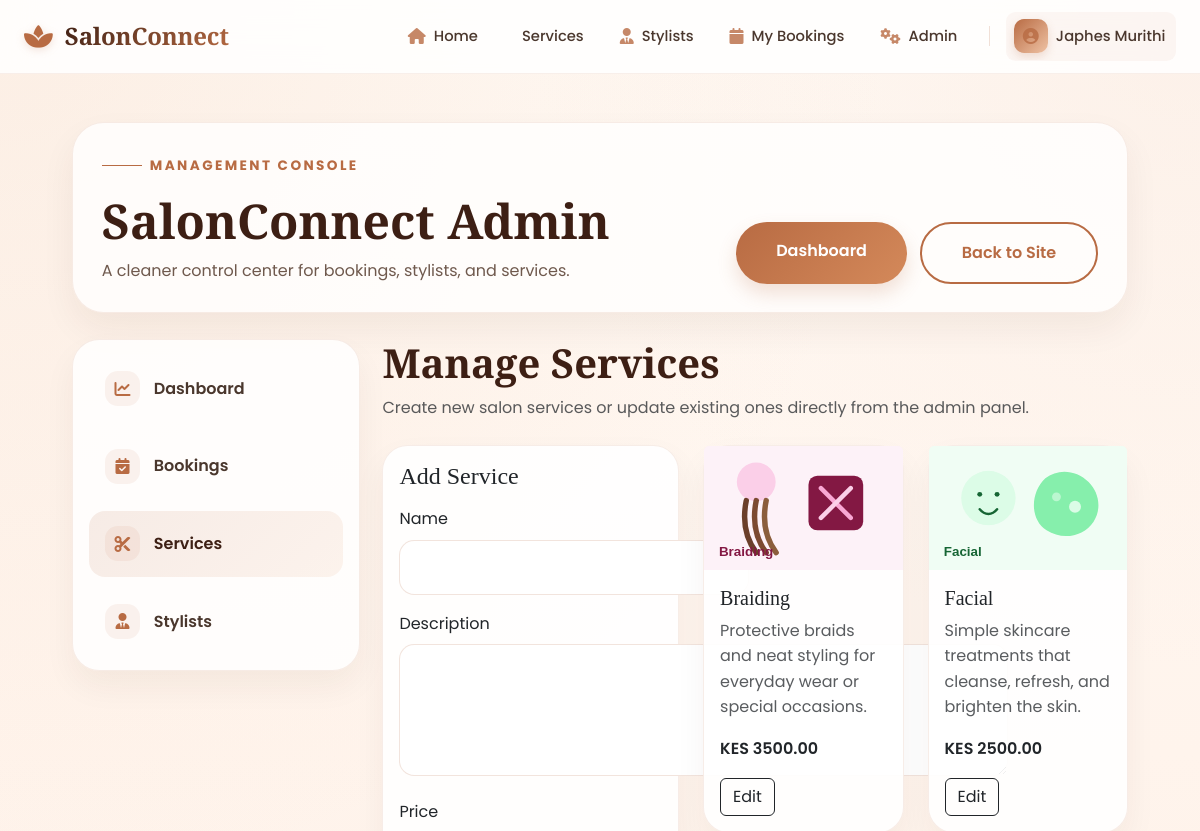
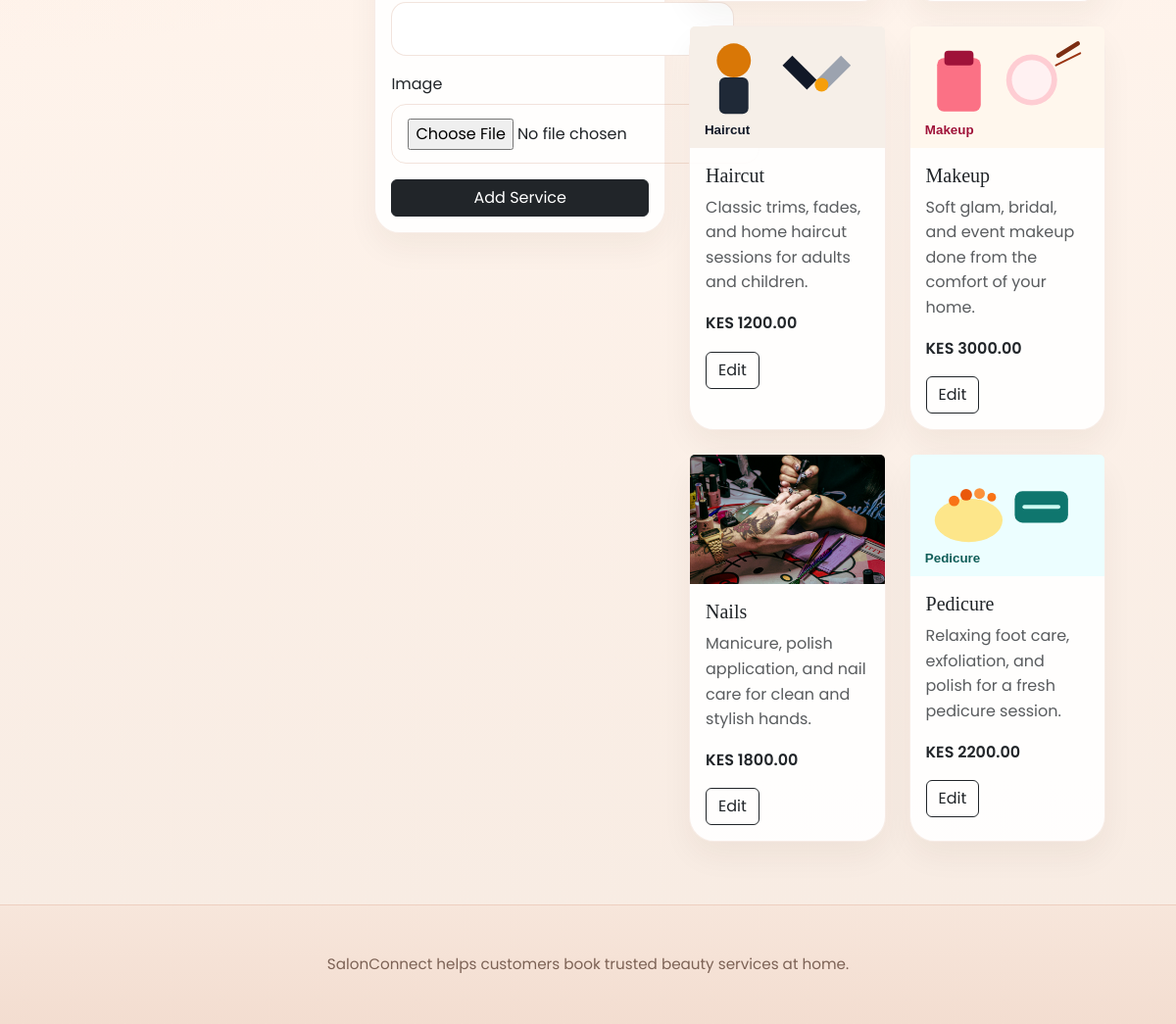
Page /admin-dashboard/services/ (signed in) on the earlier database version (2 pictures, top to bottom).
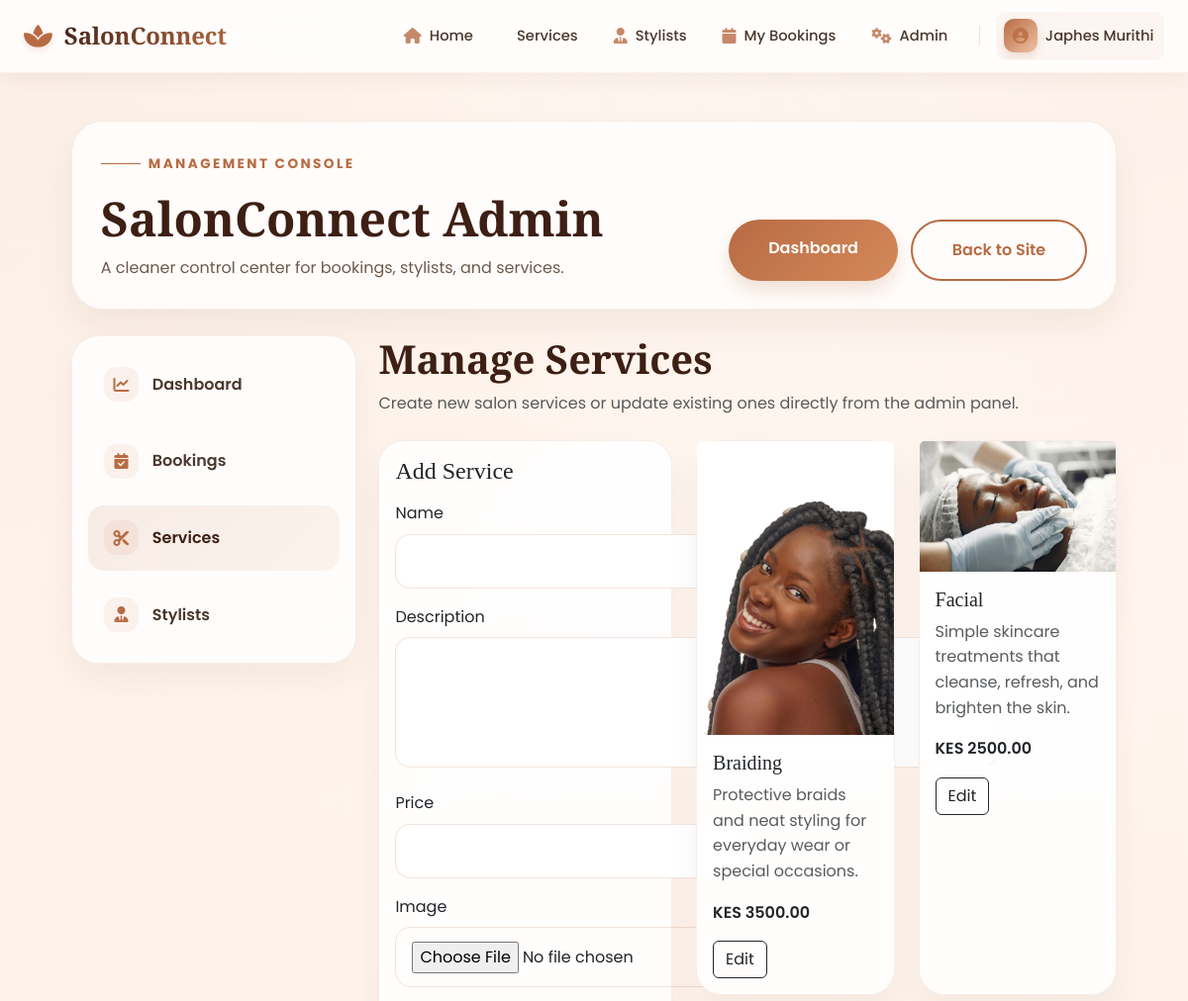
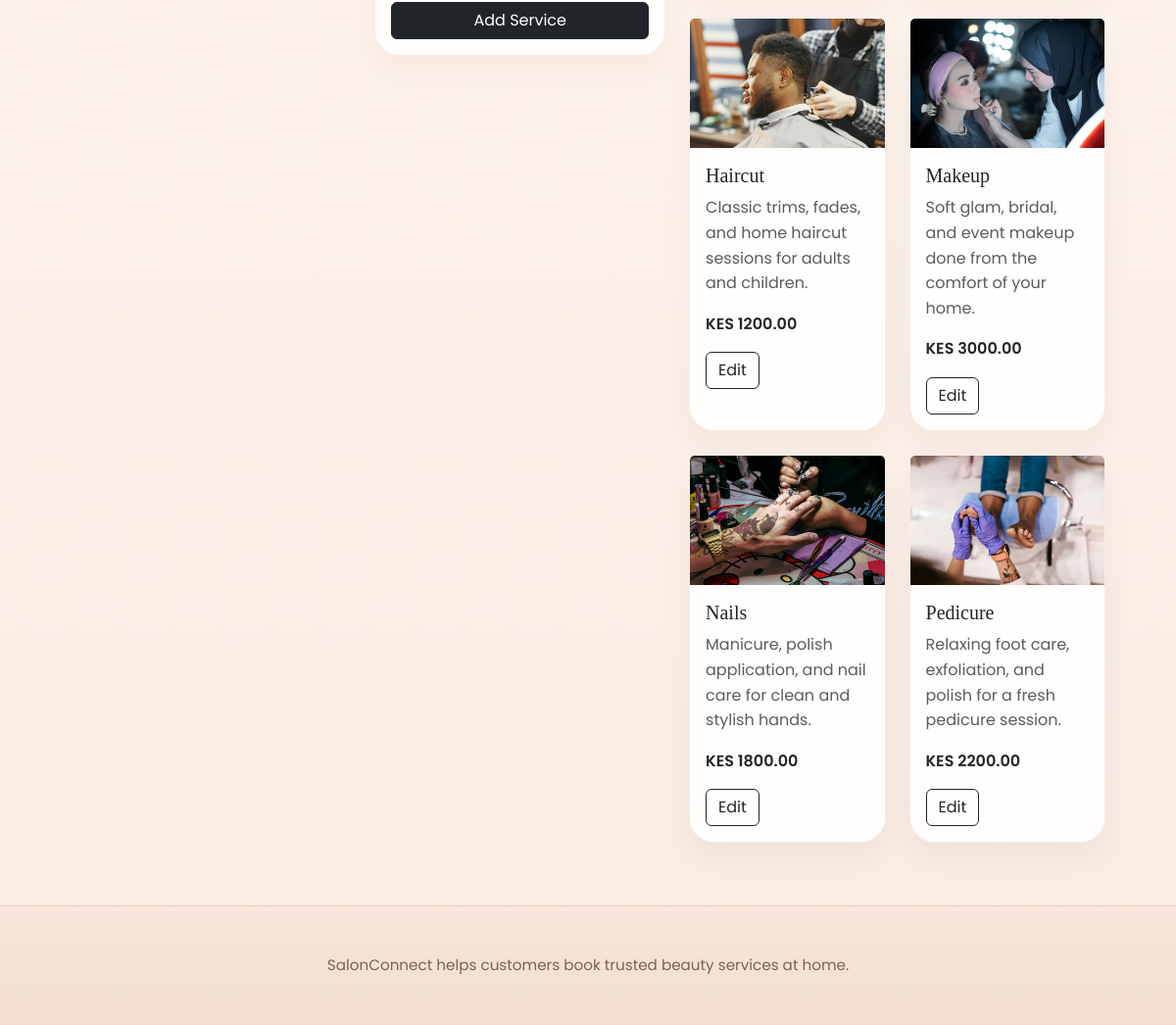
Same page on the later database version (2 pictures, top to bottom).
### core/models.py (models this page shows, shortened)
class Service(models.Model):
    name = models.CharField(max_length=100)
    description = models.TextField()
    price = models.DecimalField(max_digits=8, decimal_places=2)
    image = models.ImageField(upload_to="services/", blank=True, null=True)
    class Meta:
        ordering = ["name"]
    @property
    def placeholder_image(self):
        placeholder_map = {
            "Haircut": "images/services/haircut.svg",
            "Braiding": "images/services/braiding.svg",
            "Makeup": "images/services/makeup.svg",
            "Nails": "images/services/nails.svg",
            "Pedicure": "images/services/pedicure.svg",
            "Facial": "images/services/facial.svg",
        }
        return placeholder_map.get(self.name, "images/services/default-service.svg")

### core/views.py (the view)
# urls.py: path("admin-dashboard/services/", views.admin_services, name="admin_services"),
@login_required
def admin_services(request):
    denied = require_admin(request)
    if denied:
        return denied
    editing_service = None
    service_id = request.GET.get("edit")
    if service_id:
        editing_service = get_object_or_404(Service, id=service_id)
    if request.method == "POST":
        editing_service = None
        post_service_id = request.POST.get("service_id")
        if post_service_id:
            editing_service = get_object_or_404(Service, id=post_service_id)
        form = AdminServiceForm(request.POST, request.FILES, instance=editing_service)
        if form.is_valid():
            form.save()
            if editing_service:
                messages.success(request, "Service updated successfully.")
            else:
                messages.success(request, "Service created successfully.")
            return redirect("admin_services")
    else:
        form = AdminServiceForm(instance=editing_service)
    context = {
        "form": form,
        "services": Service.objects.all(),
        "editing_service": editing_service,
        "active_admin_tab": "services",
    }
    return render(request, "core/admin/services.html", context)

### core/forms.py
class AdminServiceForm(forms.ModelForm):
    class Meta:
        model = Service
        fields = ["name", "description", "price", "image"]
        widgets = {
            "description": forms.Textarea(attrs={"rows": 4}),
        }

### core/views.py (called while the page is built)
def require_admin(request):
    if not request.user.is_superuser:
        messages.error(request, "You do not have permission to view the admin area.")
        return redirect("home")
    return None

### templates/core/admin/services.html (shortened to what this page needs)
{% extends 'core/admin/base.html' %}
{% load static %}
{% block admin_content %}
<section class="page-header mb-4">
    <h1 class="display-6 fw-bold">Manage Services</h1>
    <p class="text-muted">Create new salon services or update existing ones directly from the admin panel.</p>
</section>
<div class="row g-4">
    <div class="col-lg-5">
        <div class="card dashboard-panel">
            <div class="card-body">
                <h2 class="h4 mb-3">{% if editing_service %}Edit Service{% else %}Add Service{% endif %}</h2>
                <form method="post" enctype="multipart/form-data">
                    {% for field in form %}
                        <div class="mb-3">
                            <label class="form-label" for="{{ field.id_for_label }}">{{ field.label }}</label>
                            {{ field }}
                        </div>
                    {% endfor %}
                    <button type="submit" class="btn btn-dark w-100">{% if editing_service %}Update Service{% else %}Add Service{% endif %}</button>
                </form>
            </div>
        </div>
    </div>
    <div class="col-lg-7">
        <div class="row g-4">
            {% for service in services %}
                <div class="col-md-6">
                    <div class="card h-100 dashboard-panel">
                        {% if service.image %}
                            <img src="{{ service.image.url }}" class="card-img-top service-image" alt="{{ service.name }}">
                        {% else %}
                            <img src="{% static service.placeholder_image %}" class="card-img-top service-image" alt="{{ service.name }}">
                        {% endif %}
                        <div class="card-body">
                            <h3 class="h5">{{ service.name }}</h3>
                            <p class="text-muted">{{ service.description|truncatewords:16 }}</p>
                            <p class="fw-semibold">KES {{ service.price }}</p>
                            <a href="{% url 'admin_services' %}?edit={{ service.id }}" class="btn btn-outline-dark">Edit</a>
                        </div>
                    </div>
                </div>
            {% empty %}
                <div class="col-12">
                    <div class="alert alert-info mb-0">No services available yet.</div>
                </div>
            {% endfor %}
        </div>
    </div>
</div>
{% endblock %}

### templates/core/admin/base.html
{% extends 'base.html' %}
{% block content %}
<section class="admin-shell">
    <div class="container">
        <div class="admin-header-panel">
            <div>
                <span class="section-kicker">Management Console</span>
                <h1 class="section-title admin-shell-title mb-2">SalonConnect Admin</h1>
                <p class="admin-shell-copy mb-0">A cleaner control center for bookings, stylists, and services.</p>
            </div>
            <div class="admin-header-actions">
                <a href="{% url 'admin_dashboard' %}" class="btn-salon-primary">Dashboard</a>
                <a href="{% url 'home' %}" class="btn-salon-outline">Back to Site</a>
            </div>
        </div>
        <div class="admin-layout">
            <aside class="admin-sidebar-card">
                <a href="{% url 'admin_dashboard' %}" class="admin-nav-link {% if active_admin_tab == 'dashboard' %}active{% endif %}">
                    <i class="fas fa-chart-line"></i>
                    <span>Dashboard</span>
                </a>
                <a href="{% url 'admin_bookings' %}" class="admin-nav-link {% if active_admin_tab == 'bookings' %}active{% endif %}">
                    <i class="fas fa-calendar-check"></i>
                    <span>Bookings</span>
                </a>
                <a href="{% url 'admin_services' %}" class="admin-nav-link {% if active_admin_tab == 'services' %}active{% endif %}">
                    <i class="fas fa-scissors"></i>
                    <span>Services</span>
                </a>
                <a href="{% url 'admin_stylists' %}" class="admin-nav-link {% if active_admin_tab == 'stylists' %}active{% endif %}">
                    <i class="fas fa-user-tie"></i>
                    <span>Stylists</span>
                </a>
            </aside>
            <div class="admin-content">
                {% block admin_content %}{% endblock %}
            </div>
        </div>
    </div>
</section>
{% endblock %}

### templates/base.html (shortened to what this page needs)
{% load static %}
<!DOCTYPE html>
<html lang="en">
<head>
    <link href="https://cdn.jsdelivr.net/npm/bootstrap@5.3.3/dist/css/bootstrap.min.css" rel="stylesheet">
    <link rel="stylesheet" href="https://cdnjs.cloudflare.com/ajax/libs/font-awesome/6.4.0/css/all.min.css">
    <link rel="stylesheet" href="{% static 'css/navbar.css' %}">
    <link rel="stylesheet" href="{% static 'css/style.css' %}">
</head>
<body>
    <nav class="navbar navbar-expand-lg navbar-light sticky-top">
        <div class="container-fluid navbar-container">
            <a class="navbar-brand" href="{% url 'home' %}">
                <i class="fas fa-spa"></i>
                <span>SalonConnect</span>
            </a>
            <div class="collapse navbar-collapse" id="navbarNav">
                <ul class="navbar-nav ms-auto align-items-center gap-1">
                    <li class="nav-item">
                        <a class="nav-link" href="{% url 'home' %}">
                            <i class="fas fa-home"></i>
                            <span>Home</span>
                        </a>
                    </li>
                    <li class="nav-item">
                        <a class="nav-link" href="{% url 'services' %}">
                            <span>Services</span>
                        </a>
                    </li>
                    <li class="nav-item">
                        <a class="nav-link" href="{% url 'stylists' %}">
                            <i class="fas fa-user-tie"></i>
                            <span>Stylists</span>
                        </a>
                    </li>
                    {% if user.is_authenticated %}
                        <li class="nav-item">
                            <a class="nav-link" href="{% url 'booking_list' %}">
                                <i class="fas fa-calendar"></i>
                                <span>My Bookings</span>
                            </a>
                        </li>
                    {% endif %}
                    {% if user.is_authenticated and user.is_superuser %}
                        <li class="nav-item dropdown">
                            <a class="nav-link dropdown-toggle" href="#" id="adminDropdown" role="button" data-bs-toggle="dropdown" aria-expanded="false">
                                <i class="fas fa-cogs"></i>
                                <span>Admin</span>
                            </a>
                        </li>
                    {% endif %}
                    {% if user.is_authenticated %}
                        <li class="nav-item dropdown">
                            <a class="nav-link dropdown-toggle user-dropdown" href="#" id="userDropdown" role="button" data-bs-toggle="dropdown" aria-expanded="false">
                                <div class="user-avatar-small">
                                    <i class="fas fa-user-circle"></i>
                                </div>
                                <span class="d-none d-lg-inline">{{ user.username }}</span>
                            </a>
                        </li>
                    {% endif %}
                </ul>
            </div>
        </div>
    </nav>
    <main class="main-content">
        <div class="page-content">
            {% block content %}{% endblock %}
        </div>
        <footer class="site-footer">
            <div class="footer-content">
                <p class="mb-0">SalonConnect helps customers book trusted beauty services at home.</p>
            </div>
        </footer>
    </main>
</body>
</html>

### static/css/navbar.css (style rules this page uses)
.navbar { background: var(--navbar-bg); border-bottom: 1px solid var(--navbar-border); backdrop-filter: blur(20px); -webkit-backdrop-filter: blur(20px); padding: 0.75rem 0; position: sticky; top: 0; z-index: 1050; transition: all 0.3s cubic-bezier(0.4, 0, 0.2, 1); }
.navbar-container { max-width: 1300px; padding: 0 1.5rem; margin: 0 auto; }
.navbar-brand { display: flex; align-items: center; gap: 0.75rem; color: var(--salon-espresso) !important; font-family: 'Playfair Display', serif; font-size: 1.5rem; font-weight: 700; text-decoration: none; transition: all 0.4s ease; padding: 0.25rem 0; }
.navbar-brand i { color: var(--salon-caramel); font-size: 1.6rem; filter: drop-shadow(0 2px 4px rgba(184, 107, 67, 0.2)); transition: transform 0.4s cubic-bezier(0.175, 0.885, 0.32, 1.275); }
.navbar-brand span { background: linear-gradient(135deg, var(--salon-espresso) 0%, var(--salon-caramel) 100%); -webkit-background-clip: text; -webkit-text-fill-color: transparent; background-clip: text; letter-spacing: -0.2px; }
.navbar-nav { display: flex; align-items: center; gap: 0.5rem; }
.nav-link { display: flex; align-items: center; gap: 0.5rem; color: var(--salon-text) !important; font-weight: 500; font-size: 0.92rem; padding: 0.6rem 1rem !important; transition: all 0.3s ease; border-radius: 0.6rem; position: relative; overflow: hidden; }
.nav-link i { font-size: 1rem; color: var(--salon-caramel); opacity: 0.8; transition: transform 0.3s ease, opacity 0.3s ease; }
.nav-link::after { content: ''; position: absolute; bottom: 4px; left: 1rem; right: 1rem; height: 2px; background: var(--salon-caramel); transform: scaleX(0); transform-origin: right; transition: transform 0.4s cubic-bezier(0.4, 0, 0.2, 1); }
.user-dropdown { padding: 0.4rem 0.6rem 0.4rem 0.4rem !important; background: rgba(184, 107, 67, 0.05); border: 1px solid transparent; }
.user-avatar-small { width: 34px; height: 34px; border-radius: 10px; background: linear-gradient(135deg, var(--salon-caramel) 0%, var(--salon-peach) 100%); display: flex; align-items: center; justify-content: center; color: white; font-size: 1.1rem; box-shadow: 0 4px 10px rgba(184, 107, 67, 0.2); transition: all 0.3s ease; }

Differences in the rows shown:
changed Service "Braiding": image: picture added
changed Service "Facial": image: picture added
changed Service "Haircut": image: picture added
changed Service "Makeup": image: picture added
changed Service "Pedicure": image: picture added
